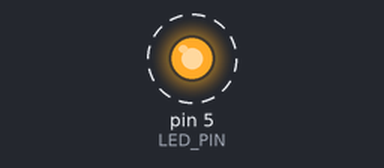
Simulated run of this sketch. Board: Arduino Uno, built with avr-gcc and run on an emulated ATmega328P. Parts: output pins drawn as LEDs (lit = HIGH). Dashed ring = blinking.

Above: at 0.5 s.
Timing chart, 0 to 4.6 s (numbered marks = the images above):
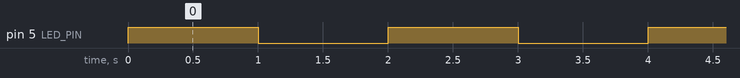

Measured:
- by itself, pin 5 (LED_PIN): alternates HIGH for 1.0 s and LOW for 1.0 s

The sketch:

led.ino
```cpp
/**
 * estape11 2024
 */

#define LED_PIN 5

// Runs once at power-on
void setup() {
  Serial.begin(115200);
  pinMode(LED_PIN, OUTPUT); // Tells the microcontroller how the pin is going to be used
  digitalWrite(LED_PIN, HIGH);
}

// Runs indefitelely until power-off
void loop() {
  delay(1000);
  digitalWrite(LED_PIN, LOW); // Sets a HIGH (5V) signal in the pin
  delay(1000);
  digitalWrite(LED_PIN, HIGH); // Sets a LOW (0V/GND) signal in the pin
}
```
